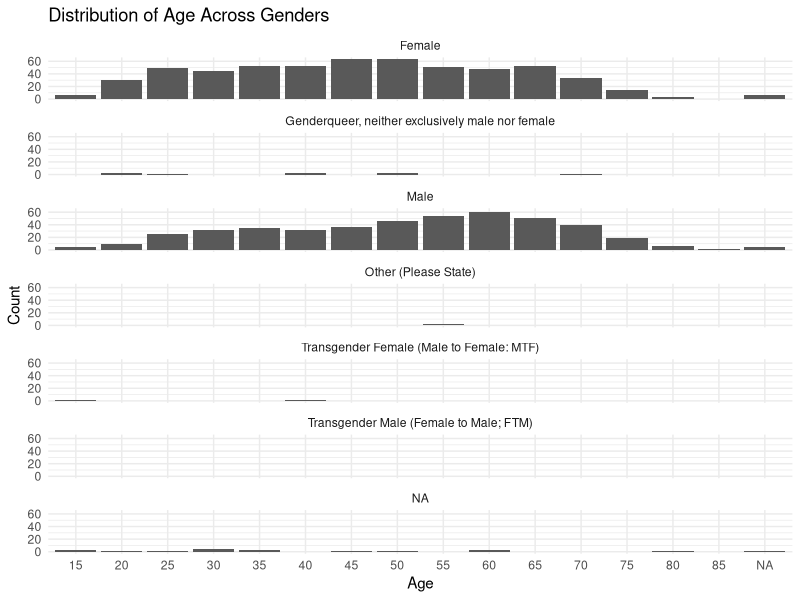

The R script that drew this image:
## ---- chunk 1
knitr::opts_chunk$set(echo = FALSE)


# Load library
library(tidyverse)
library(dplyr)
library(kableExtra)
library(mice)
library(broom)
## ---- chunk 2
# Load data into the environment
df_referendum <- read.csv('referendum_survey_lab_version.csv', header = TRUE)

# Explore the data
head(df_referendum) # The first rows of the dataset
str(df_referendum) # The dataset structure
summary(df_referendum) # The statistical summary of each variable
## ---- chunk 3
# Replace blank values with NA
df_referendum <- df_referendum %>% 
  mutate(across(everything(), ~ replace(., . == "", NA)))

# Check for missingness in each variable
missingness <- df_referendum %>% 
  summarise(across(everything(), ~ sum(is.na(.))))

# Display the summary table of missingness
missingness %>%
    kable(col.names = c("Age", "Gender", "Referendum"), caption = "Table of missingess of each variable", align = 'cc') %>%
    kableExtra::kable_styling(full_width = F)
## ---- chunk 4

# Visualize to show the distribution of age across genders
ggplot(df_referendum, aes(x = factor(age))) +
  geom_bar() +
  facet_wrap(~ gender
             , ncol=1) +
  labs(title = "Distribution of Age Across Genders",
       x = "Age",
       y = "Count") +
  theme_minimal()
## ---- chunk 5
# Load data 
referendum_raw <- df_referendum

# Conduct a logistic regression model and assign result to ref_model
ref_model <- glm(referendum ~ age + gender, data = referendum_raw, family = binomial)

# Show tidied results using the broom package and pipe into kableExtra for a clean table
tidy(ref_model) %>%
  kable(col.names = c("Term", "Estimate", "Std. Error", "Z value", "P value"),
        caption = "Logistic Regression Results for Referendum Voting") %>%
  kable_styling(full_width = F)

## ---- chunk 6
# Run multiple imputation
referendum_imputed <- mice(referendum_raw, m = 5, seed = 500)

# Calculate the proportion of yes voters
# Use 'long' format to handle all imputed datasets
imputed_data <- complete(referendum_imputed, "long")
mean_proportion <- round(mean(imputed_data$referendum == 1, na.rm = TRUE), 2)

# Fit the logistic regression model on each of the imputed datasets,
# pool them, and show summary stats
fit <- with(referendum_imputed, glm(referendum ~ age + gender, family = binomial))
pooled <- pool(fit)
summary_pooled <- summary(pooled)

# Create a clean table using kableExtra
table <- tidy(pooled) %>%
  kable("html", caption = "Logistic Regression Results on Imputed Data") %>%
  kable_styling(bootstrap_options = c("striped", "hover", "condensed"))

# Print the table
print(table)

# Output the mean proportion of yes voters
mean_proportion
